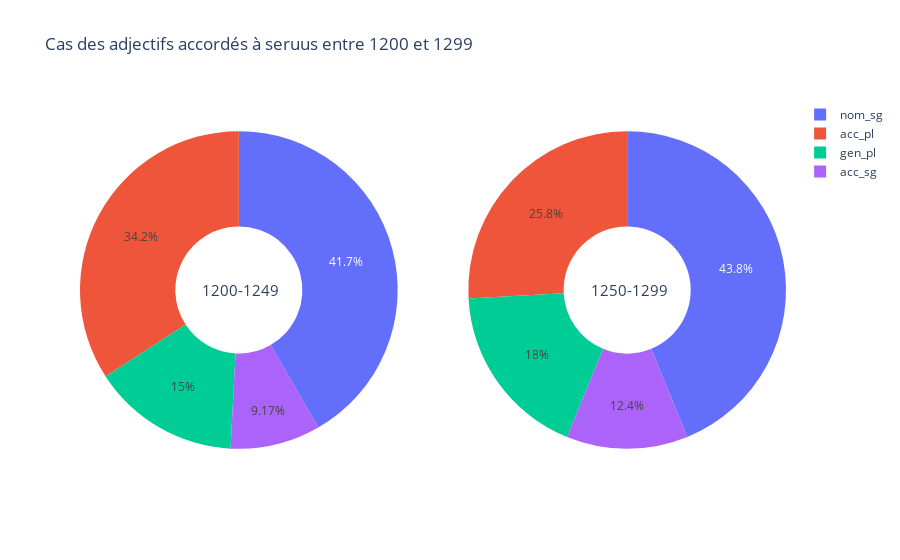

Notebook code for this chart:
### Code cell
import plotly.graph_objects as go
from plotly.subplots import make_subplots

#labels=df_final_cas_800['Cas'].tolist()

fig = make_subplots(rows=1, cols=2, specs=[[{'type':'domain'}, {'type':'domain'}]])
fig.add_trace(go.Pie(labels=df_final_cas_1200["Cas"], values=df_final_cas_1200["Occ"], name="1200-1249"),
              1, 1)
fig.add_trace(go.Pie(labels=df_final_cas_1250['Cas'], values=df_final_cas_1250['Occ'], name="1250-1299"),
              1, 2)




fig.update_traces(hole=.4)

fig.update_layout(
    title_text="Cas des adjectifs accordés à seruus entre 1200 et 1299",
    annotations=[dict(text='1200-1249', x=0.17, y=0.5, font_size=15, showarrow=False),
                 dict(text='1250-1299', x=0.835, y=0.5, font_size=15, showarrow=False)])
    
fig.show()

### Figure 1 — Plotly figure (JSON) as saved in the notebook; plotly's stock layout.template omitted (floating-point values rounded to 4 significant figures)
{"data": [{"domain": {"x": [0, 0.45], "y": [0, 1]}, "hole": 0.4, "labels": ["acc_pl", "acc_sg", "gen_pl", "nom_sg"], "name": "1200-1249", "type": "pie", "values": [41, 11, 18, 50]}, {"domain": {"x": [0.55, 1], "y": [0, 1]}, "hole": 0.4, "labels": ["acc_pl", "acc_sg", "gen_pl", "nom_sg"], "name": "1250-1299", "type": "pie", "values": [23, 11, 16, 39]}], "layout": {"annotations": [{"font": {"size": 15}, "showarrow": false, "text": "1200-1249", "x": 0.17, "y": 0.5}, {"font": {"size": 15}, "showarrow": false, "text": "1250-1299", "x": 0.835, "y": 0.5}], "title": {"text": "Cas des adjectifs accordés à seruus entre 1200 et 1299"}}}
